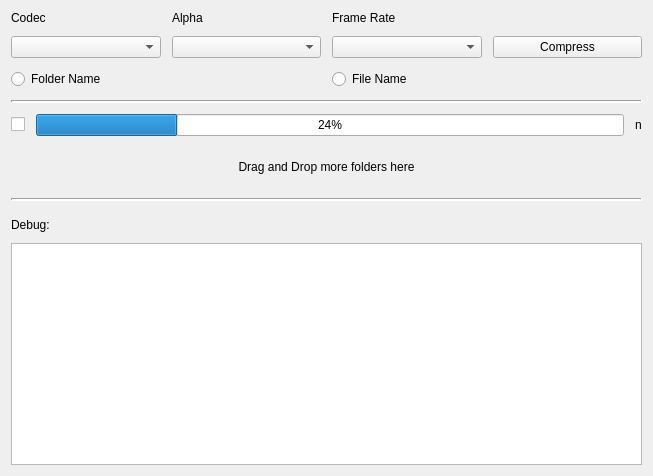
<?xml version="1.0" encoding="UTF-8"?>
<ui version="4.0">
 <class>mainLayout</class>
 <widget class="QWidget" name="mainLayout">
  <property name="geometry">
   <rect>
    <x>0</x>
    <y>0</y>
    <width>653</width>
    <height>476</height>
   </rect>
  </property>
  <property name="windowTitle">
   <string>Form</string>
  </property>
  <layout class="QVBoxLayout" name="verticalLayout">
   <property name="spacing">
    <number>11</number>
   </property>
   <property name="leftMargin">
    <number>11</number>
   </property>
   <property name="topMargin">
    <number>11</number>
   </property>
   <property name="rightMargin">
    <number>11</number>
   </property>
   <property name="bottomMargin">
    <number>11</number>
   </property>
   <item>
    <layout class="QGridLayout" name="gridLayoutControlls">
     <item row="2" column="0" colspan="2">
      <widget class="QRadioButton" name="radioButton">
       <property name="text">
        <string>Folder Name</string>
       </property>
      </widget>
     </item>
     <item row="1" column="1">
      <widget class="QComboBox" name="alphaComboBox"/>
     </item>
     <item row="1" column="2">
      <widget class="QComboBox" name="frameRateComboBox"/>
     </item>
     <item row="0" column="0">
      <widget class="QLabel" name="codecLabel">
       <property name="text">
        <string>Codec</string>
       </property>
      </widget>
     </item>
     <item row="2" column="2" colspan="2">
      <widget class="QRadioButton" name="radioButton_2">
       <property name="text">
        <string>File Name</string>
       </property>
      </widget>
     </item>
     <item row="0" column="2">
      <widget class="QLabel" name="frameRateLabel">
       <property name="text">
        <string>Frame Rate</string>
       </property>
      </widget>
     </item>
     <item row="1" column="3">
      <widget class="QPushButton" name="compressButton">
       <property name="text">
        <string>Compress</string>
       </property>
      </widget>
     </item>
     <item row="1" column="0">
      <widget class="QComboBox" name="codecComboBox"/>
     </item>
     <item row="0" column="1">
      <widget class="QLabel" name="alphaLabel">
       <property name="text">
        <string>Alpha</string>
       </property>
      </widget>
     </item>
     <item row="3" column="0" colspan="4">
      <widget class="Line" name="line">
       <property name="lineWidth">
        <number>2</number>
       </property>
       <property name="orientation">
        <enum>Qt::Horizontal</enum>
       </property>
      </widget>
     </item>
    </layout>
   </item>
   <item>
    <layout class="QGridLayout" name="gridLayoutProgress">
     <property name="sizeConstraint">
      <enum>QLayout::SetNoConstraint</enum>
     </property>
     <item row="0" column="2">
      <widget class="QLabel" name="label_5">
       <property name="text">
        <string>n</string>
       </property>
      </widget>
     </item>
     <item row="0" column="1">
      <widget class="QProgressBar" name="progressBar">
       <property name="value">
        <number>24</number>
       </property>
       <property name="textVisible">
        <bool>true</bool>
       </property>
      </widget>
     </item>
     <item row="0" column="0">
      <widget class="QCheckBox" name="checkBox">
       <property name="text">
        <string/>
       </property>
      </widget>
     </item>
    </layout>
   </item>
   <item>
    <layout class="QGridLayout" name="gridLayoutAddMore">
     <property name="leftMargin">
      <number>0</number>
     </property>
     <property name="topMargin">
      <number>0</number>
     </property>
     <property name="rightMargin">
      <number>0</number>
     </property>
     <property name="bottomMargin">
      <number>0</number>
     </property>
     <item row="1" column="0">
      <widget class="QLabel" name="dragAndDropLabel">
       <property name="minimumSize">
        <size>
         <width>0</width>
         <height>40</height>
        </size>
       </property>
       <property name="text">
        <string>Drag and Drop more folders here</string>
       </property>
       <property name="alignment">
        <set>Qt::AlignCenter</set>
       </property>
      </widget>
     </item>
    </layout>
   </item>
   <item>
    <layout class="QGridLayout" name="gridLayoutDebug">
     <item row="2" column="0">
      <widget class="QPlainTextEdit" name="plainTextEdit"/>
     </item>
     <item row="1" column="0">
      <widget class="QLabel" name="debugLabel">
       <property name="minimumSize">
        <size>
         <width>0</width>
         <height>20</height>
        </size>
       </property>
       <property name="text">
        <string>Debug:</string>
       </property>
       <property name="alignment">
        <set>Qt::AlignBottom|Qt::AlignLeading|Qt::AlignLeft</set>
       </property>
      </widget>
     </item>
     <item row="0" column="0">
      <widget class="Line" name="line_2">
       <property name="lineWidth">
        <number>2</number>
       </property>
       <property name="orientation">
        <enum>Qt::Horizontal</enum>
       </property>
      </widget>
     </item>
    </layout>
   </item>
  </layout>
 </widget>
 <resources/>
 <connections/>
</ui>
